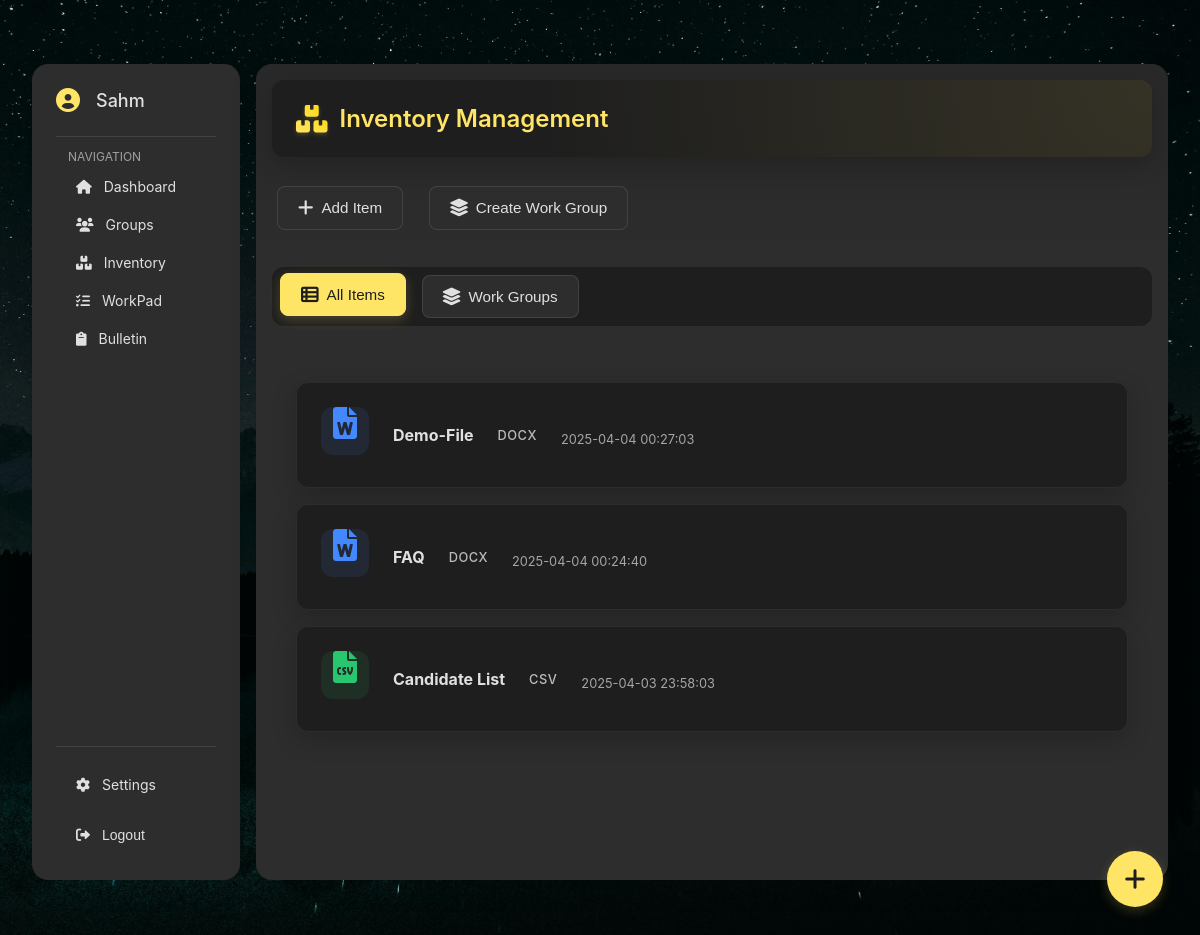
The page /inventory (signed in) on the database its author committed.
### tables this page shows
CREATE TABLE inventory (
            id INTEGER PRIMARY KEY AUTOINCREMENT,
            user_id INTEGER NOT NULL,
            name TEXT NOT NULL,
            file_type TEXT NOT NULL,
            file_path TEXT,
            url TEXT,
            description TEXT,
            date_added TIMESTAMP DEFAULT CURRENT_TIMESTAMP,
            FOREIGN KEY (user_id) REFERENCES users (id)
        );

### app/routes/inventory.py (the view)
def inventory():
    if 'user_id' not in session:
        return redirect(url_for('login_credentials'))
    try:
        items = execute_query('''
            SELECT * FROM inventory
            WHERE user_id = ?
            ORDER BY date_added DESC
        ''', (session['user_id'],))
        return render_template('inventory.html', items=items, username=session.get('username', 'User'))
    except DatabaseError as e:
        flash('Error loading inventory')
        print(f"Database error: {str(e)}")
        return redirect(url_for('dashboard'))

### app/__init__.py (called while the page is built)
@app.context_processor
def inject_csrf_token():
    return dict(csrf=generate_csrf())

@app.context_processor
def inject_user():
    if 'user_id' in session:
        return {
            'username': session.get('username'),
            'user_id': session.get('user_id')
        }
    return {'username': None, 'user_id': None}

### app/utils/db_utils.py (called while the page is built)
@contextmanager
def get_db():
    conn = None
    try:
        current_dir = os.path.dirname(os.path.dirname(os.path.dirname(os.path.abspath(__file__))))
        db_path = os.path.join(current_dir, 'database', 'database.db')
        conn = sqlite3.connect(db_path)
        conn.row_factory = sqlite3.Row
        yield conn
        conn.commit()
    except sqlite3.Error as e:
        if conn:
            conn.rollback()
        raise DatabaseError(f"Database error: {str(e)}")
    finally:
        if conn:
            conn.close()

def execute_query(query, params=()):
    try:
        with get_db() as conn:
            result = conn.execute(query, params).fetchall()
        return result
    except Exception as e:
        raise DatabaseError(f"Query error: {str(e)}")

### templates/inventory.html (shortened to what this page needs)
<!DOCTYPE html>
<html lang="en">
<head>
    <link rel="stylesheet" href="{{ url_for('static', filename='styles.css', v='1.0') }}">
    <link rel="stylesheet" href="https://cdnjs.cloudflare.com/ajax/libs/font-awesome/6.0.0/css/all.min.css">
</head>
<body>
    <div class="dashboard-container">
        <div class="sidebar">
            <div class="user-profile">
                <i class="fas fa-user-circle"></i>
                <div class="user-profile-info">
                    <h3>{{ username }}</h3>
                </div>
            </div>
            <div class="sidebar-nav">
                <span class="nav-section-title">Navigation</span>
                <a href="{{ url_for('dashboard') }}" class="nav-button">
                    <i class="fas fa-home"></i> Dashboard
                </a>
                <a href="{{ url_for('groups') }}" class="nav-button">
                    <i class="fas fa-users"></i> Groups
                </a>
                <a href="{{ url_for('inventory') }}" class="nav-button">
                    <i class="fas fa-boxes"></i> Inventory
                </a>
                <a href="{{ url_for('workpad') }}" class="nav-button">
                    <i class="fas fa-tasks"></i> WorkPad
                </a>
                <a href="{{ url_for('bulletin') }}" class="nav-button">
                    <i class="fas fa-clipboard"></i> Bulletin
                </a>
            </div>
            <div class="sidebar-footer">
                <a href="{{ url_for('account_manager') }}" class="nav-button">
                    <i class="fas fa-cog"></i> Settings
                </a>
                <form action="{{ url_for('logout') }}" method="POST" class="logout-form">
                    <button type="submit" class="nav-button">
                        <i class="fas fa-sign-out-alt"></i> Logout
                    </button>
                </form>
            </div>
        </div>
        <div class="main-content">
            <div class="dashboard-header">
                <h1><i class="fas fa-boxes"></i> Inventory Management</h1>
            </div>
            <div class="page-actions">
                <button class="action-button" onclick="showAddItemModal()">
                    <i class="fas fa-plus"></i> Add Item
                </button>
                <button class="action-button" onclick="showCreateWorkGroupModal()">
                    <i class="fas fa-layer-group"></i> Create Work Group
                </button>
            </div>
            <div class="view-tabs">
                <button class="view-tab active" onclick="switchView('all')">
                    <i class="fas fa-th-list"></i> All Items
                </button>
                <button class="view-tab" onclick="switchView('groups')">
                    <i class="fas fa-layer-group"></i> Work Groups
                </button>
            </div>
            <div id="allItemsView" class="view-content active">
                <div class="inventory-grid" role="grid" aria-label="Inventory items">
                    {% for item in items %}
                    <div class="inventory-item" data-id="{{ item.id }}" role="gridcell" onclick="toggleItemMenu(event, '{{ item.id }}')">
                        {% if item.file_type == 'pdf' %}
                            <i class="fas fa-file-pdf file-icon pdf"></i>
                        {% elif item.file_type == 'docx' %}
                            <i class="fas fa-file-word file-icon docx"></i>
                        {% elif item.file_type == 'csv' %}
                            <i class="fas fa-file-csv file-icon csv"></i>
                        {% elif item.file_type == 'url' %}
                            <i class="fas fa-link file-icon url"></i>
                        {% endif %}
                        <div class="name">{{ item.name }}</div>
                        <div class="type">{{ item.file_type.upper() }}</div>
                        <div class="date">{{ item.date_added.split('.')[0] }}</div>
                    </div>
                    {% endfor %}
                </div>
            </div>
        </div>
        <button type="button" class="add-item-button" onclick="showAddItemModal()" aria-label="Add new item">
            <i class="fas fa-plus" aria-hidden="true"></i>
        </button>
    </div>
</body>
</html>

### rows shown on the page
inventory: name "Demo-File", file_type "DOCX", date_added "2025-04-04 00:27:03"
inventory: name "FAQ", file_type "DOCX", date_added "2025-04-04 00:24:40"
inventory: name "Candidate List", file_type "CSV", date_added "2025-04-03 23:58:03"

### other values the page prints
{{ username }} "Sahm"
